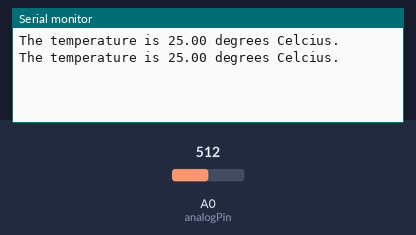
Recording of a sketch running on a simulated Arduino Uno, built with avr-gcc and run on an emulated ATmega328P. On the bench: the last lines printed to the serial monitor. The inputs (shaded band) are chosen by the test bench; at power-on: A0 (analogPin) = 512.

Above: at 4.8 s.
4.9 s: A0 (analogPin) set to 716
At 8.6 s:
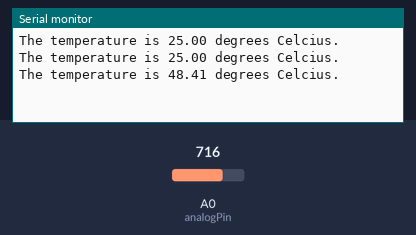
9.9 s: A0 (analogPin) set to 900
At 12.9 s:
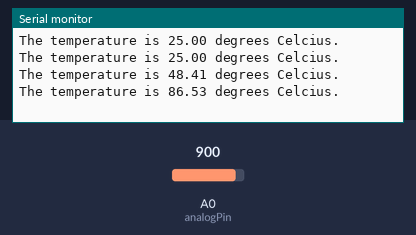
Timing chart, 0 to 14.4 s (numbered marks = the images above; inputs shaded):
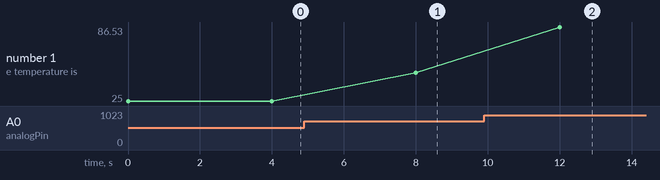

The sketch:

Thermistor_v0.3.ino
```cpp
#include <math.h>
int analogPin = A0; // potentiometer wiper (middle terminal) connected to analog pin 3
                    // outside leads to ground and +5V
int val = 0;  // variable to store the value read
double temp;
double volt;
double resist;

void setup() {
  Serial.begin(9600);           //  setup serial
}

void loop() {
  float val = analogRead(analogPin);  // read the input pin
  volt = val *  5.0 / 1024.0 ;
  resist = ((5.00 / volt) - 1.00) ;
  temp = 3455.00 / (11.588 + log(resist));
  temp = temp - 273.15;

  Serial.print("The temperature is ");
  Serial.print(temp);
  Serial.println(" degrees Celcius.");
  delay(4000);
}
```

Measured:
- after the input at 4.9 s, the serial monitor: prints a new line after 3.1 s (image 1)
- after the input at 9.9 s, the serial monitor: prints a new line after 2.1 s (image 2)
- plotted number 1: 25 → 48.41 after the input at 4.9 s, 48.41 → 86.53 after the input at 9.9 s
